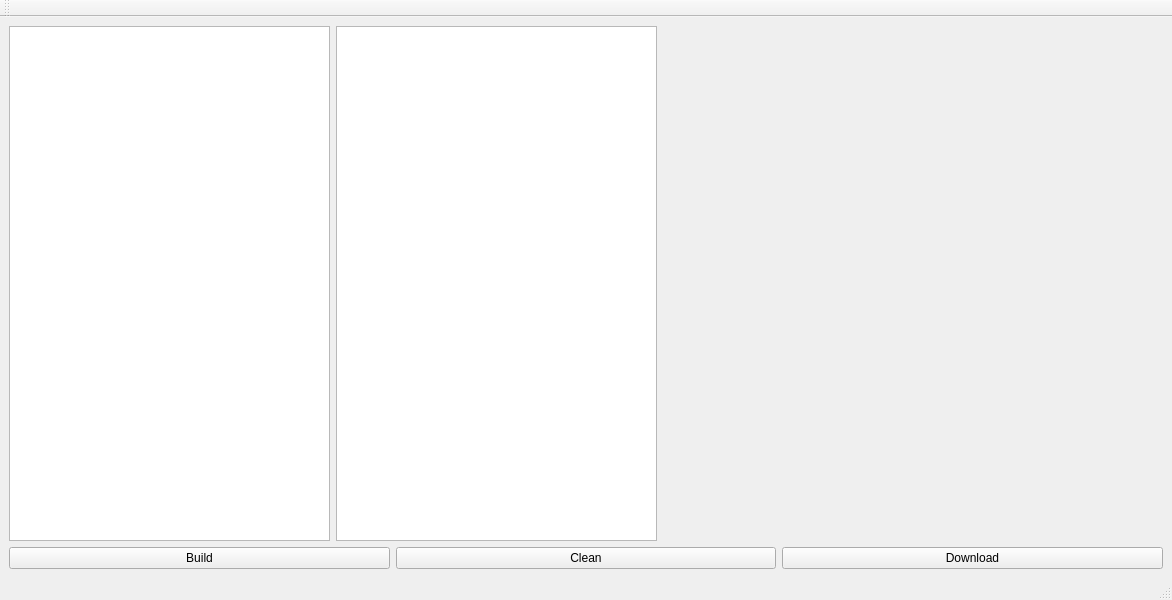
<?xml version="1.0" encoding="UTF-8"?>
<ui version="4.0">
 <class>MainWindow</class>
 <widget class="QMainWindow" name="MainWindow">
  <property name="geometry">
   <rect>
    <x>0</x>
    <y>0</y>
    <width>1172</width>
    <height>600</height>
   </rect>
  </property>
  <property name="windowTitle">
   <string>MainWindow</string>
  </property>
  <widget class="QWidget" name="centralwidget">
   <layout class="QGridLayout" name="gridLayout">
    <item row="0" column="0">
     <layout class="QVBoxLayout" name="verticalLayout">
      <property name="sizeConstraint">
       <enum>QLayout::SetNoConstraint</enum>
      </property>
      <item>
       <layout class="QHBoxLayout" name="horizontalLayout">
        <item>
         <widget class="QTextEdit" name="inputBox">
          <property name="maximumSize">
           <size>
            <width>500</width>
            <height>16777215</height>
           </size>
          </property>
         </widget>
        </item>
        <item>
         <widget class="QTextBrowser" name="outputBox">
          <property name="maximumSize">
           <size>
            <width>500</width>
            <height>16777215</height>
           </size>
          </property>
         </widget>
        </item>
        <item>
         <widget class="QLabel" name="label">
          <property name="minimumSize">
           <size>
            <width>500</width>
            <height>0</height>
           </size>
          </property>
          <property name="text">
           <string/>
          </property>
         </widget>
        </item>
       </layout>
      </item>
      <item>
       <layout class="QHBoxLayout" name="Buttons">
        <item>
         <widget class="QPushButton" name="buildButton">
          <property name="text">
           <string>Build</string>
          </property>
         </widget>
        </item>
        <item>
         <widget class="QPushButton" name="cleanButton">
          <property name="text">
           <string>Clean</string>
          </property>
         </widget>
        </item>
        <item>
         <widget class="QPushButton" name="downloadButton">
          <property name="text">
           <string>Download</string>
          </property>
         </widget>
        </item>
       </layout>
      </item>
     </layout>
    </item>
   </layout>
  </widget>
  <widget class="QMenuBar" name="menubar">
   <property name="geometry">
    <rect>
     <x>0</x>
     <y>0</y>
     <width>1172</width>
     <height>30</height>
    </rect>
   </property>
  </widget>
  <widget class="QStatusBar" name="statusbar"/>
  <widget class="QToolBar" name="toolBar">
   <property name="windowTitle">
    <string>toolBar</string>
   </property>
   <attribute name="toolBarArea">
    <enum>TopToolBarArea</enum>
   </attribute>
   <attribute name="toolBarBreak">
    <bool>false</bool>
   </attribute>
  </widget>
 </widget>
 <resources/>
 <connections/>
</ui>
